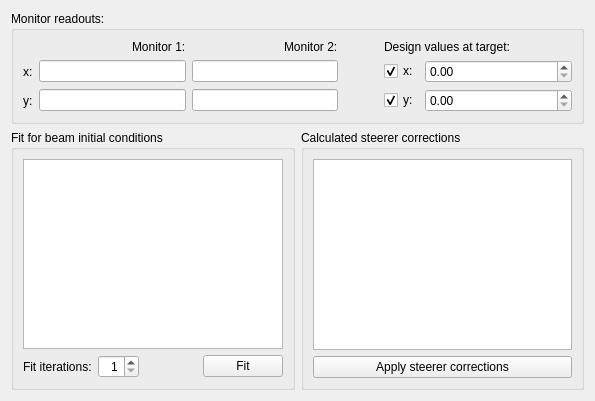
<?xml version="1.0" encoding="UTF-8"?>
<ui version="4.0">
 <class>OVM_Dialog</class>
 <widget class="QWidget" name="OVM_Dialog">
  <property name="geometry">
   <rect>
    <x>0</x>
    <y>0</y>
    <width>595</width>
    <height>401</height>
   </rect>
  </property>
  <property name="windowTitle">
   <string>Optic variation method (orbit flattening)</string>
  </property>
  <layout class="QGridLayout" columnstretch="1,1">
   <item row="0" column="0" colspan="2">
    <widget class="QGroupBox">
     <property name="title">
      <string>Monitor readouts:</string>
     </property>
     <layout class="QGridLayout" columnstretch="0,1,1,0,0,1">
      <item row="0" column="1" alignment="Qt::AlignRight">
       <widget class="QLabel" name="mon1_title">
        <property name="text">
         <string>Monitor 1:</string>
        </property>
       </widget>
      </item>
      <item row="0" column="2" alignment="Qt::AlignRight">
       <widget class="QLabel" name="mon2_title">
        <property name="text">
         <string>Monitor 2:</string>
        </property>
       </widget>
      </item>
      <item row="1" column="0">
       <widget class="QLabel" name="x_label">
        <property name="text">
         <string>x:</string>
        </property>
       </widget>
      </item>
      <item row="1" column="1">
       <widget class="QuantityDisplay" name="mon1_x_value">
        <property name="focusPolicy">
         <enum>Qt::ClickFocus</enum>
        </property>
       </widget>
      </item>
      <item row="1" column="2">
       <widget class="QuantityDisplay" name="mon2_x_value">
        <property name="focusPolicy">
         <enum>Qt::ClickFocus</enum>
        </property>
        <property name="readOnly">
         <bool>true</bool>
        </property>
       </widget>
      </item>
      <item row="2" column="0">
       <widget class="QLabel" name="y_label">
        <property name="text">
         <string>y:</string>
        </property>
       </widget>
      </item>
      <item row="2" column="1">
       <widget class="QuantityDisplay" name="mon1_y_value">
        <property name="focusPolicy">
         <enum>Qt::ClickFocus</enum>
        </property>
       </widget>
      </item>
      <item row="2" column="2">
       <widget class="QuantityDisplay" name="mon2_y_value">
        <property name="focusPolicy">
         <enum>Qt::ClickFocus</enum>
        </property>
        <property name="readOnly">
         <bool>true</bool>
        </property>
       </widget>
      </item>
      <item row="0" column="3" rowspan="3">
       <spacer>
        <property name="orientation">
         <enum>Qt::Horizontal</enum>
        </property>
        <property name="sizeHint" stdset="0">
         <size>
          <width>40</width>
          <height>20</height>
         </size>
        </property>
       </spacer>
      </item>
      <item row="0" column="4" colspan="2">
       <widget class="QLabel" name="target_title">
        <property name="text">
         <string>Design values at target:</string>
        </property>
       </widget>
      </item>
      <item row="2" column="4" alignment="Qt::AlignRight">
       <widget class="QCheckBox" name="y_target_check">
        <property name="text">
         <string>y:</string>
        </property>
        <property name="checked">
         <bool>true</bool>
        </property>
       </widget>
      </item>
      <item row="2" column="5">
       <widget class="QuantitySpinBox" name="y_target_value"/>
      </item>
      <item row="1" column="4" alignment="Qt::AlignRight">
       <widget class="QCheckBox" name="x_target_check">
        <property name="text">
         <string>x:</string>
        </property>
        <property name="checked">
         <bool>true</bool>
        </property>
       </widget>
      </item>
      <item row="1" column="5">
       <widget class="QuantitySpinBox" name="x_target_value"/>
      </item>
     </layout>
    </widget>
   </item>
   <item row="1" column="0">
    <widget class="QGroupBox">
     <property name="title">
      <string>Fit for beam initial conditions</string>
     </property>
     <layout class="QVBoxLayout">
      <item>
       <widget class="TableView" name="fit_table">
        <property name="focusPolicy">
         <enum>Qt::ClickFocus</enum>
        </property>
       </widget>
      </item>
      <item>
       <layout class="QHBoxLayout">
        <item>
         <widget class="QLabel">
          <property name="text">
           <string>Fit iterations:</string>
          </property>
         </widget>
        </item>
        <item>
         <widget class="QSpinBox" name="fit_iterations_spinbox">
          <property name="alignment">
           <set>Qt::AlignRight|Qt::AlignTrailing|Qt::AlignVCenter</set>
          </property>
          <property name="minimum">
           <number>1</number>
          </property>
          <property name="maximum">
           <number>10</number>
          </property>
         </widget>
        </item>
        <item>
         <spacer>
          <property name="orientation">
           <enum>Qt::Horizontal</enum>
          </property>
          <property name="sizeHint" stdset="0">
           <size>
            <width>40</width>
            <height>20</height>
           </size>
          </property>
         </spacer>
        </item>
        <item>
         <widget class="QPushButton" name="update_fit_button">
          <property name="text">
           <string>Fit</string>
          </property>
         </widget>
        </item>
       </layout>
      </item>
     </layout>
    </widget>
   </item>
   <item row="1" column="1">
    <widget class="QGroupBox">
     <property name="title">
      <string>Calculated steerer corrections</string>
     </property>
     <layout class="QVBoxLayout">
      <item>
       <widget class="TableView" name="corrections_table">
        <property name="focusPolicy">
         <enum>Qt::ClickFocus</enum>
        </property>
       </widget>
      </item>
      <item>
       <widget class="QPushButton" name="execute_corrections">
        <property name="text">
         <string>Apply steerer corrections</string>
        </property>
       </widget>
      </item>
     </layout>
    </widget>
   </item>
  </layout>
 </widget>
 <customwidgets>
  <customwidget>
   <class>TableView</class>
   <extends>QTableView</extends>
   <header>madqt/widget/tableview.h</header>
  </customwidget>
  <customwidget>
   <class>QuantitySpinBox</class>
   <extends>QDoubleSpinBox</extends>
   <header>madqt/widget/spinbox.h</header>
  </customwidget>
  <customwidget>
   <class>QuantityDisplay</class>
   <extends>QLineEdit</extends>
   <header>madqt/widget/quantity.h</header>
  </customwidget>
 </customwidgets>
 <resources/>
 <connections>
  <connection>
   <sender>x_target_check</sender>
   <signal>toggled(bool)</signal>
   <receiver>x_target_value</receiver>
   <slot>setEnabled(bool)</slot>
   <hints>
    <hint type="sourcelabel">
     <x>327</x>
     <y>69</y>
    </hint>
    <hint type="destinationlabel">
     <x>392</x>
     <y>72</y>
    </hint>
   </hints>
  </connection>
  <connection>
   <sender>y_target_check</sender>
   <signal>toggled(bool)</signal>
   <receiver>y_target_value</receiver>
   <slot>setEnabled(bool)</slot>
   <hints>
    <hint type="sourcelabel">
     <x>334</x>
     <y>98</y>
    </hint>
    <hint type="destinationlabel">
     <x>373</x>
     <y>98</y>
    </hint>
   </hints>
  </connection>
 </connections>
</ui>
